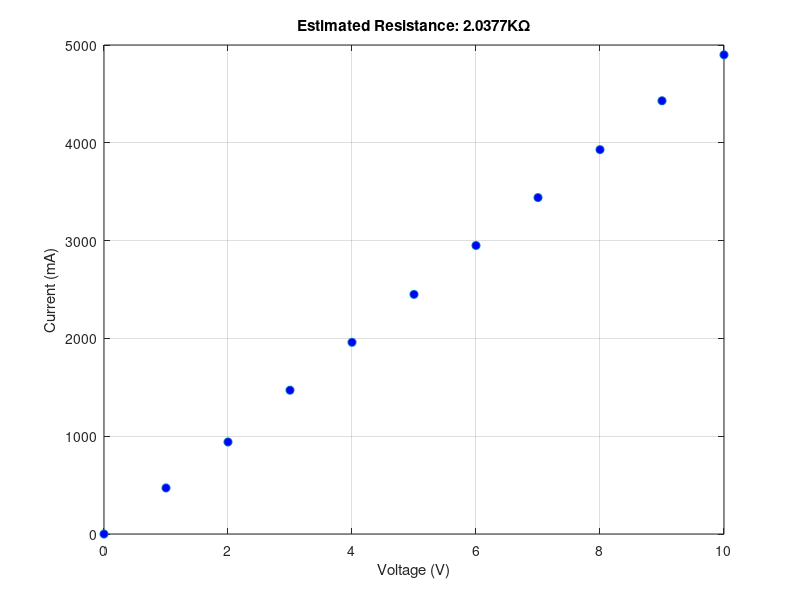

Write the MATLAB code that produced this figure. (Note: this script raises an error after producing the figure.)
clc;clear all;close all;
%% Load
load('section063Mak_Hoque')
dt = 1e-6

%% Part A
% Vman=0:10;
% Iman=[0,.471,.941,1.47,1.96,2.45,2.95,3.44,3.93,4.43,4.9];
R_est=sum(Vman.^2)/sum(Vman.*Iman);
figure
plot(Vman,Iman*1000,'o','MarkerFaceColor','b')
xlabel('Voltage (V)')
ylabel('Current (mA)')
title(['Estimated Resistance: ' num2str(R_est) 'K\Omega'])
grid on
hold on
% [a0,a1,r2]=LinearRegression(Vman,Iman);
a1 = ThroughOriginLinearRegression(Vman,Iman);
fit=a1*Vman;
plot(Vman,fit*1000)
%
txt1 = ['y = (' num2str(a1) ')x'];
xl = xlim;
yl = ylim;
xt = 0.05 * (xl(2)-xl(1)) + xl(1);
yt = 0.90 * (yl(2)-yl(1)) + yl(1);
text(xt, yt, txt1, 'FontSize', 16, 'Color', 'r', 'FontWeight', 'bold');
%
hold off


%% Part B
%%%%%%Have to multiply this current Imeas data by another factor of 1000
%%%%%%for some reason

%Imeas=Imeas*1000;
% Estimate Resistor Value
R_est=sum(Vmeas.^2)/sum(Vmeas.*Imeas);

figure
plot(Vmeas,Imeas*1000,'o','MarkerFaceColor','b')
xlabel('Voltage (V)')
ylabel('Current (mA)')
title(['Estimated Resistance: ' num2str(R_est) 'K\Omega'])
grid on
hold on
% [a0,a1,r2]=LinearRegression(Vmeas,Imeas);
a1 = ThroughOriginLinearRegression(Vmeas,Imeas);
fit=a1*Vmeas;
plot(Vmeas,fit*1000)
%
txt2 = ['y = (' num2str(a1) ')x'];
xl = xlim;
yl = ylim;
xt = 0.05 * (xl(2)-xl(1)) + xl(1);
yt = 0.90 * (yl(2)-yl(1)) + yl(1);
text(xt, yt, txt2, 'FontSize', 16, 'Color', 'r', 'FontWeight', 'bold');
%
hold off
%% Part C
period=[];
ontime=[];
n=length(f(1,:));
%ideal
ontimeis=[]
fis=1/1426; %estimated
counter=1;
count1=zeros(25,1);


for i = 1: length(data_volts(1,:))
    counter=1;
   for j = 170: length(data_volts(:,1))
       
       if data_volts(j,i)> 2.5 && counter ==1 
        count1(i)=count1(i)+1;
        if data_volts(j+1,i)<0
            counter=0;
            
        end
       
      
       end
   end
end


for i=1:n
    favg=sum(f(1,:))/n;
    period(:,i)=1/favg;
    ontime(:,i)=(dutycycle(i)/100)*period(i);
    %ontimeis(:,i)=(dutycycle(i)/100)*fis;
    ontimeis(:,i)=dt*count1(i); 
    
    
    
    
end
figure 
plot(dutycycle,ontime,'-s','MarkerFaceColor','r')
hold on
grid on
plot(dutycycle,ontimeis,'o-','MarkerFaceColor','b')

xlabel('Duty Cycle (%)')
ylabel('On-Time (s)')
title('On-time Vs Duty Cycle')
legend('ideal','estimate')





